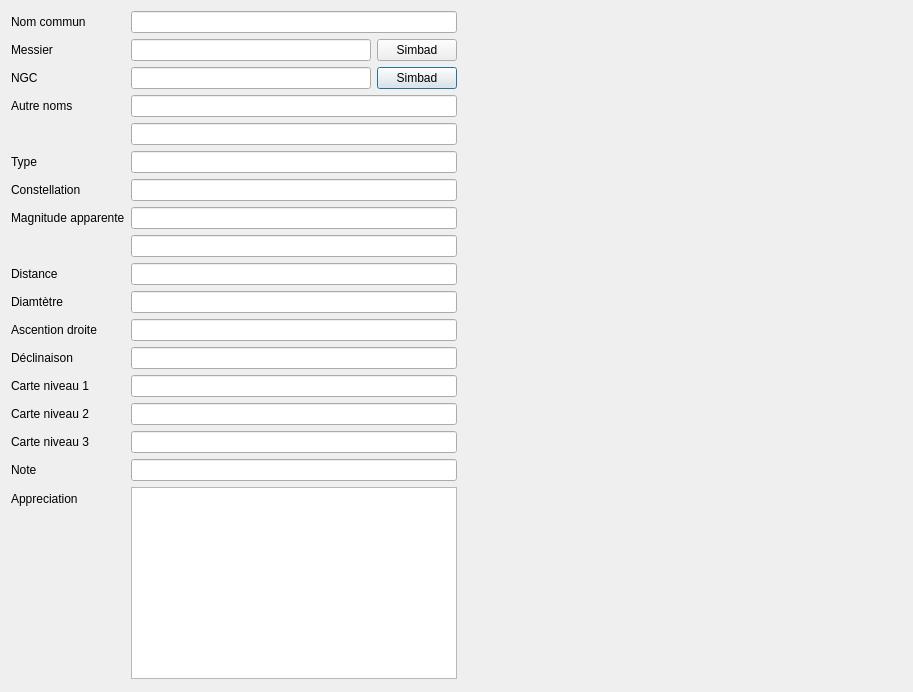
<?xml version="1.0" encoding="UTF-8"?>
<ui version="4.0">
 <class>ObjectDialog</class>
 <widget class="QDialog" name="ObjectDialog">
  <property name="geometry">
   <rect>
    <x>0</x>
    <y>0</y>
    <width>913</width>
    <height>692</height>
   </rect>
  </property>
  <property name="windowTitle">
   <string>Dialog</string>
  </property>
  <property name="windowIcon">
   <iconset resource="ressources.qrc">
    <normaloff>:/Ressources/icons/icons8-show-property-96.png</normaloff>:/Ressources/icons/icons8-show-property-96.png</iconset>
  </property>
  <layout class="QHBoxLayout" name="horizontalLayout">
   <item>
    <layout class="QFormLayout" name="formLayout">
     <property name="fieldGrowthPolicy">
      <enum>QFormLayout::ExpandingFieldsGrow</enum>
     </property>
     <property name="rowWrapPolicy">
      <enum>QFormLayout::DontWrapRows</enum>
     </property>
     <item row="0" column="0">
      <widget class="QLabel" name="nameLabel">
       <property name="text">
        <string>Nom commun</string>
       </property>
      </widget>
     </item>
     <item row="0" column="1">
      <widget class="QLineEdit" name="nameLineEdit">
       <property name="readOnly">
        <bool>true</bool>
       </property>
      </widget>
     </item>
     <item row="1" column="0">
      <widget class="QLabel" name="messierLabel">
       <property name="text">
        <string>Messier</string>
       </property>
      </widget>
     </item>
     <item row="2" column="0">
      <widget class="QLabel" name="ngcLabel">
       <property name="text">
        <string>NGC</string>
       </property>
      </widget>
     </item>
     <item row="2" column="1">
      <layout class="QHBoxLayout" name="horizontalLayout_3">
       <item>
        <widget class="QLineEdit" name="ngcLineEdit">
         <property name="readOnly">
          <bool>true</bool>
         </property>
        </widget>
       </item>
       <item>
        <widget class="QPushButton" name="ngcPushButton">
         <property name="text">
          <string>Simbad</string>
         </property>
         <property name="icon">
          <iconset resource="ressources.qrc">
           <normaloff>:/Ressources/icons/icons8-lien-externe-96.png</normaloff>:/Ressources/icons/icons8-lien-externe-96.png</iconset>
         </property>
        </widget>
       </item>
      </layout>
     </item>
     <item row="3" column="0">
      <widget class="QLabel" name="otherNameLabel">
       <property name="text">
        <string>Autre noms</string>
       </property>
      </widget>
     </item>
     <item row="3" column="1">
      <widget class="QLineEdit" name="othernameLineEdit_1">
       <property name="readOnly">
        <bool>true</bool>
       </property>
      </widget>
     </item>
     <item row="5" column="0">
      <widget class="QLabel" name="typeLabel">
       <property name="text">
        <string>Type</string>
       </property>
      </widget>
     </item>
     <item row="5" column="1">
      <widget class="QLineEdit" name="typeLineEdit">
       <property name="readOnly">
        <bool>true</bool>
       </property>
      </widget>
     </item>
     <item row="6" column="0">
      <widget class="QLabel" name="constellationLabel">
       <property name="text">
        <string>Constellation</string>
       </property>
      </widget>
     </item>
     <item row="6" column="1">
      <widget class="QLineEdit" name="constellationLineEdit">
       <property name="readOnly">
        <bool>true</bool>
       </property>
      </widget>
     </item>
     <item row="7" column="0">
      <widget class="QLabel" name="apparentMagnitudeLabel">
       <property name="text">
        <string>Magnitude apparente</string>
       </property>
      </widget>
     </item>
     <item row="7" column="1">
      <widget class="QLineEdit" name="apparentMagnitudeLineEdit_1">
       <property name="readOnly">
        <bool>true</bool>
       </property>
      </widget>
     </item>
     <item row="9" column="0">
      <widget class="QLabel" name="distanceLabel">
       <property name="text">
        <string>Distance</string>
       </property>
      </widget>
     </item>
     <item row="9" column="1">
      <widget class="QLineEdit" name="DistanceLineEdit">
       <property name="readOnly">
        <bool>true</bool>
       </property>
      </widget>
     </item>
     <item row="10" column="0">
      <widget class="QLabel" name="diameterLabel">
       <property name="text">
        <string>Diamtètre</string>
       </property>
      </widget>
     </item>
     <item row="10" column="1">
      <widget class="QLineEdit" name="diamterLineEdit">
       <property name="readOnly">
        <bool>true</bool>
       </property>
      </widget>
     </item>
     <item row="11" column="0">
      <widget class="QLabel" name="rightAscentionLabel">
       <property name="text">
        <string>Ascention droite</string>
       </property>
      </widget>
     </item>
     <item row="11" column="1">
      <widget class="QLineEdit" name="RightAscensionLineEdit">
       <property name="readOnly">
        <bool>true</bool>
       </property>
      </widget>
     </item>
     <item row="12" column="0">
      <widget class="QLabel" name="declinationLabel">
       <property name="text">
        <string>Déclinaison</string>
       </property>
      </widget>
     </item>
     <item row="12" column="1">
      <widget class="QLineEdit" name="declinationLineEdit">
       <property name="readOnly">
        <bool>true</bool>
       </property>
      </widget>
     </item>
     <item row="13" column="0">
      <widget class="QLabel" name="map1Label">
       <property name="text">
        <string>Carte niveau 1</string>
       </property>
      </widget>
     </item>
     <item row="13" column="1">
      <widget class="QLineEdit" name="skymap1LineEdit">
       <property name="readOnly">
        <bool>true</bool>
       </property>
      </widget>
     </item>
     <item row="14" column="0">
      <widget class="QLabel" name="map2Label">
       <property name="text">
        <string>Carte niveau 2</string>
       </property>
      </widget>
     </item>
     <item row="14" column="1">
      <widget class="QLineEdit" name="skymap2LineEdit">
       <property name="readOnly">
        <bool>true</bool>
       </property>
      </widget>
     </item>
     <item row="15" column="0">
      <widget class="QLabel" name="map3Label">
       <property name="text">
        <string>Carte niveau 3</string>
       </property>
      </widget>
     </item>
     <item row="15" column="1">
      <widget class="QLineEdit" name="skymap3LineEdit">
       <property name="readOnly">
        <bool>true</bool>
       </property>
      </widget>
     </item>
     <item row="16" column="0">
      <widget class="QLabel" name="noteLabel">
       <property name="text">
        <string>Note</string>
       </property>
      </widget>
     </item>
     <item row="16" column="1">
      <widget class="QLineEdit" name="noteLineEdit">
       <property name="readOnly">
        <bool>true</bool>
       </property>
      </widget>
     </item>
     <item row="17" column="0">
      <widget class="QLabel" name="appreciationLabel">
       <property name="text">
        <string>Appreciation</string>
       </property>
      </widget>
     </item>
     <item row="17" column="1">
      <widget class="QTextBrowser" name="appreciationTextBrowser">
       <property name="sizePolicy">
        <sizepolicy hsizetype="Expanding" vsizetype="Minimum">
         <horstretch>0</horstretch>
         <verstretch>0</verstretch>
        </sizepolicy>
       </property>
      </widget>
     </item>
     <item row="4" column="1">
      <widget class="QLineEdit" name="othernameLineEdit_2">
       <property name="readOnly">
        <bool>true</bool>
       </property>
      </widget>
     </item>
     <item row="8" column="1">
      <widget class="QLineEdit" name="apparentMagnitudeLineEdit_2">
       <property name="readOnly">
        <bool>true</bool>
       </property>
      </widget>
     </item>
     <item row="1" column="1">
      <layout class="QHBoxLayout" name="horizontalLayout_2">
       <property name="spacing">
        <number>6</number>
       </property>
       <item>
        <widget class="QLineEdit" name="messierLineEdit">
         <property name="readOnly">
          <bool>true</bool>
         </property>
        </widget>
       </item>
       <item>
        <widget class="QPushButton" name="messierPushButton">
         <property name="text">
          <string>Simbad</string>
         </property>
         <property name="icon">
          <iconset resource="ressources.qrc">
           <normaloff>:/Ressources/icons/icons8-lien-externe-96.png</normaloff>:/Ressources/icons/icons8-lien-externe-96.png</iconset>
         </property>
        </widget>
       </item>
      </layout>
     </item>
    </layout>
   </item>
   <item>
    <spacer name="horizontalSpacer">
     <property name="orientation">
      <enum>Qt::Horizontal</enum>
     </property>
     <property name="sizeHint" stdset="0">
      <size>
       <width>40</width>
       <height>20</height>
      </size>
     </property>
    </spacer>
   </item>
  </layout>
 </widget>
 <resources>
  <include location="ressources.qrc"/>
 </resources>
 <connections/>
</ui>
